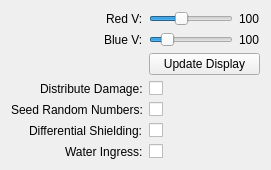
        <widget class="QWidget" name="display_tab">
         <attribute name="title">
          <string>Options</string>
         </attribute>
         <layout class="QFormLayout" name="formLayout">
          <property name="fieldGrowthPolicy">
           <enum>QFormLayout::AllNonFixedFieldsGrow</enum>
          </property>
          <property name="labelAlignment">
           <set>Qt::AlignRight|Qt::AlignTrailing|Qt::AlignVCenter</set>
          </property>
          <item row="0" column="0">
           <widget class="QLabel" name="label_6">
            <property name="text">
             <string>Red V:</string>
            </property>
           </widget>
          </item>
          <item row="0" column="1">
           <layout class="QHBoxLayout" name="horizontalLayout_27">
            <item>
             <widget class="QSlider" name="redV">
              <property name="minimum">
               <number>10</number>
              </property>
              <property name="maximum">
               <number>200</number>
              </property>
              <property name="value">
               <number>80</number>
              </property>
              <property name="orientation">
               <enum>Qt::Horizontal</enum>
              </property>
              <property name="tickPosition">
               <enum>QSlider::NoTicks</enum>
              </property>
             </widget>
            </item>
            <item>
             <widget class="QLabel" name="redVLabel">
              <property name="text">
               <string>100</string>
              </property>
             </widget>
            </item>
           </layout>
          </item>
          <item row="1" column="0">
           <widget class="QLabel" name="label_5">
            <property name="text">
             <string>Blue V:</string>
            </property>
           </widget>
          </item>
          <item row="1" column="1">
           <layout class="QHBoxLayout" name="horizontalLayout_26">
            <item>
             <widget class="QSlider" name="blueV">
              <property name="minimum">
               <number>10</number>
              </property>
              <property name="maximum">
               <number>200</number>
              </property>
              <property name="value">
               <number>40</number>
              </property>
              <property name="orientation">
               <enum>Qt::Horizontal</enum>
              </property>
              <property name="tickPosition">
               <enum>QSlider::NoTicks</enum>
              </property>
             </widget>
            </item>
            <item>
             <widget class="QLabel" name="blueVLabel">
              <property name="text">
               <string>100</string>
              </property>
             </widget>
            </item>
           </layout>
          </item>
          <item row="2" column="1">
           <widget class="QPushButton" name="applyDisplayChangesButton">
            <property name="text">
             <string>Update Display</string>
            </property>
           </widget>
          </item>
          <item row="3" column="0">
           <widget class="QLabel" name="label">
            <property name="text">
             <string>Distribute Damage:</string>
            </property>
           </widget>
          </item>
          <item row="3" column="1">
           <widget class="QCheckBox" name="distribution">
            <property name="text">
             <string/>
            </property>
           </widget>
          </item>
          <item row="4" column="0">
           <widget class="QLabel" name="label_26">
            <property name="text">
             <string>Seed Random Numbers:</string>
            </property>
           </widget>
          </item>
          <item row="4" column="1">
           <widget class="QCheckBox" name="seedRandom">
            <property name="text">
             <string/>
            </property>
           </widget>
          </item>
          <item row="5" column="0">
           <widget class="QLabel" name="label_4">
            <property name="text">
             <string>Differential Shielding:</string>
            </property>
           </widget>
          </item>
          <item row="5" column="1">
           <widget class="QCheckBox" name="diffShielding">
            <property name="text">
             <string/>
            </property>
           </widget>
          </item>
          <item row="6" column="0">
           <widget class="QLabel" name="label_28">
            <property name="text">
             <string>Water Ingress:</string>
            </property>
           </widget>
          </item>
          <item row="6" column="1">
           <widget class="QCheckBox" name="waterIngress">
            <property name="text">
             <string/>
            </property>
           </widget>
          </item>
         </layout>
        </widget>
